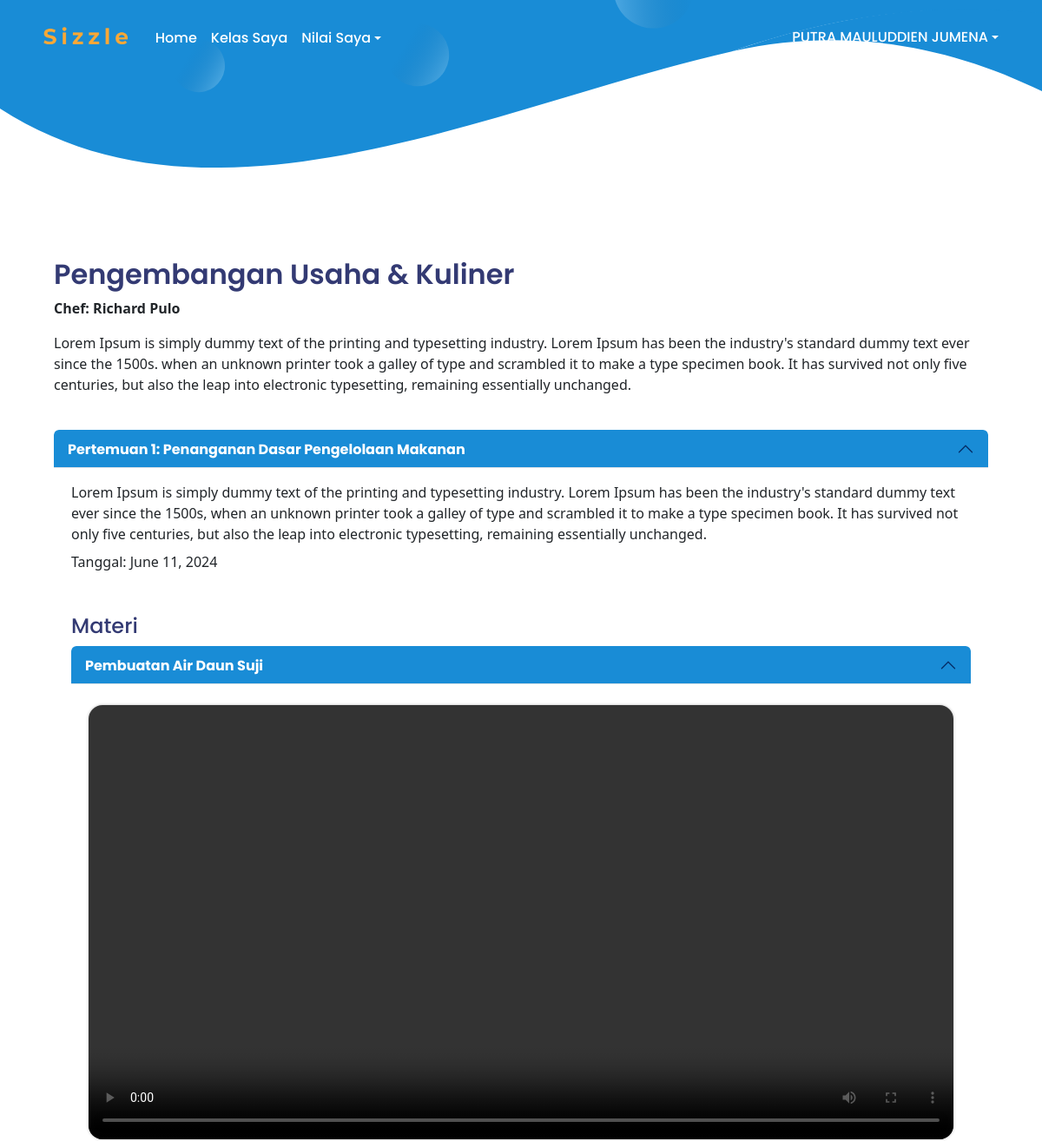
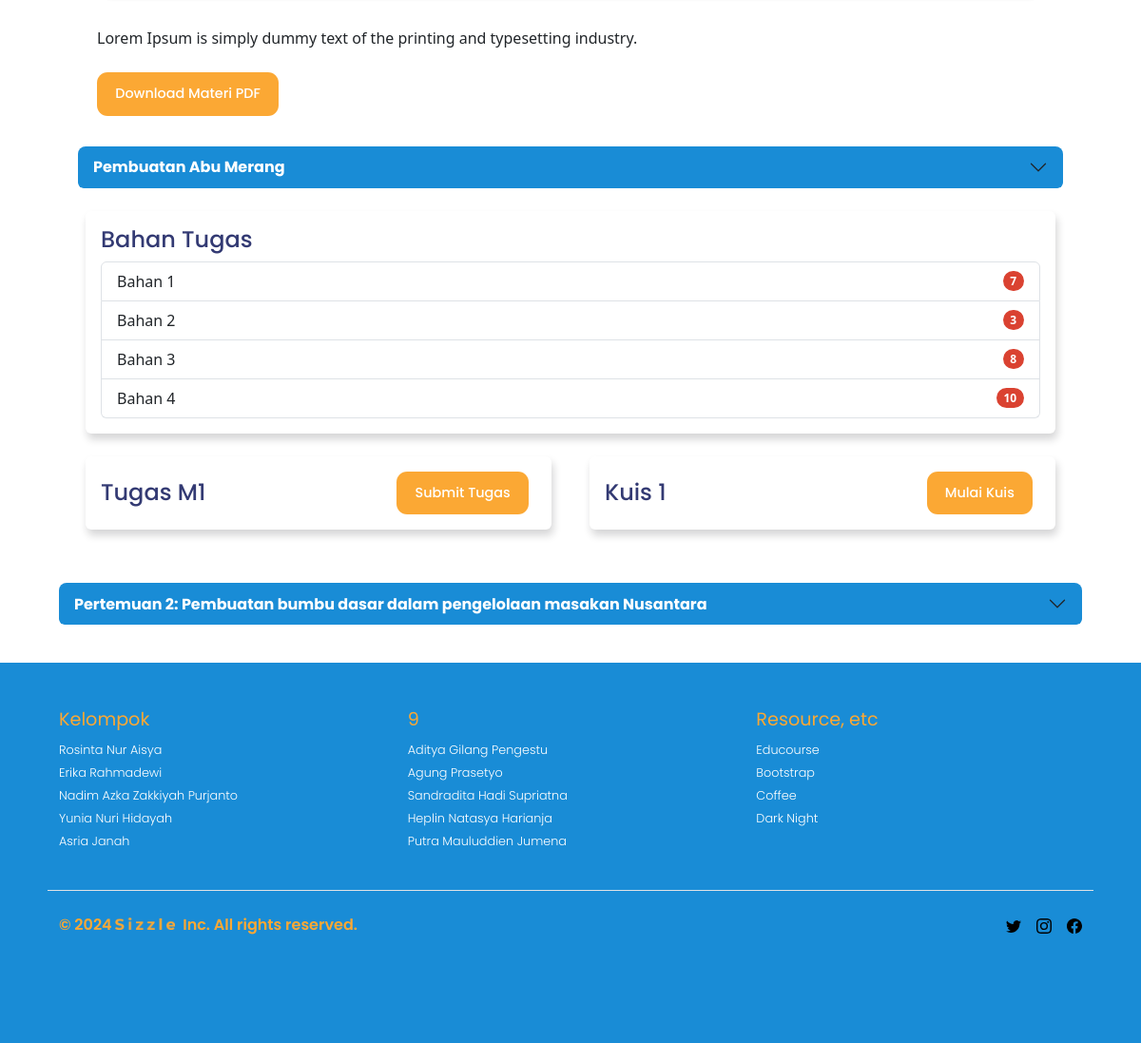
Page /detail_kursus_lms/1/ (signed in) on the committed database (2 pictures, top to bottom).
### app/models.py (models this page shows, shortened)
class Kursus(models.Model):
    id_kursus = models.AutoField(primary_key=True)
    id_kegiatan = models.IntegerField(null=True, blank=True, unique=True)
    nama_kursus = models.CharField(max_length=50, unique=True)
    deskripsi_singkat = models.TextField(null=True, blank=True)
    chef = models.CharField(max_length=100)
    rating = models.DecimalField(max_digits=3, decimal_places=2, default=0.00)
    harga_kursus = models.IntegerField(default=0)
    gambar_kursus = models.ImageField(upload_to='images/kursus/', null=True, blank=True)
    deskripsi_kursus = models.TextField(null=True, blank=True)
    tingkat_kesulitan = models.CharField(max_length=50, null=True, blank=True)
    tanggal_mulai = models.DateField(null=True, blank=True)
    tanggal_selesai = models.DateField(null=True, blank=True)
    materi_kursus = models.TextField(null=True, blank=True)
    jumlah_peserta = models.IntegerField(default=0)
    syarat_pendaftaran = models.TextField(null=True, blank=True)
    kategori_kursus = models.ForeignKey('KategoriKursus', on_delete=models.CASCADE, related_name='kursuss', default=1)

class Pertemuan(models.Model):
    kursus = models.ForeignKey(Kursus, related_name='pertemuans', on_delete=models.CASCADE)
    judul = models.CharField(max_length=100)
    deskripsi = models.TextField()
    tanggal = models.DateField()

class KontenKursus(models.Model):
    pertemuan = models.ForeignKey(Pertemuan, related_name='konten_kursus', on_delete=models.CASCADE)
    judul = models.CharField(max_length=100)
    deskripsi = models.TextField()
    video = models.FileField(upload_to='videos/kursus/')
    pdf = models.FileField(upload_to='pdfs/kursus/', null=True, blank=True)

class Bahan(models.Model):
    pertemuan = models.ForeignKey(Pertemuan, related_name='resep_bahan', on_delete=models.CASCADE)
    nama = models.CharField(max_length=100)
    jumlah = models.CharField(max_length=50)

class Tugas(models.Model):
    pertemuan = models.ForeignKey(Pertemuan, related_name='tugas_set', on_delete=models.CASCADE)
    judul = models.CharField(max_length=100)
    deskripsi = models.TextField()
    deadline = models.DateTimeField()

class Kuis(models.Model):
    pertemuan = models.ForeignKey(Pertemuan, related_name='kuis_set', on_delete=models.CASCADE)
    judul = models.CharField(max_length=100)
    deskripsi = models.TextField()

### app/views.py (the view)
# urls.py: path('detail_kursus_lms/<int:id_kursus>/', views.detail_kursus_lms, name='detail_kursus_lms'),
@login_required
def detail_kursus_lms(request, id_kursus):
    kursus = get_object_or_404(Kursus, id_kursus=id_kursus)
    if not UserKursus.objects.filter(user=request.user, kursus=kursus).exists():
        return render(request, 'forbidden.html')
    pertemuans = kursus.pertemuans.all()
    progress = calculate_progress(request.user, kursus)
    context = {
        'kursus': kursus,
        'pertemuans': pertemuans,
        'progress': progress
    }
    return render(request, 'detail_kursus_lms.html', context)

### templates/detail_kursus_lms.html (shortened to what this page needs)
<!DOCTYPE html>
{% extends 'base_user.html' %}
{% load static %}
{% block body_block %}
<div class="container">
  <div class="row mb-4">
    <div class="col-12">
      <h2 class="font-1">{{ kursus.nama_kursus }}</h2>
      <p class="fw-semibold">Chef: {{ kursus.chef }}</p>
      <p>{{ kursus.deskripsi_singkat }}</p>
    </div>
  </div>
  <div class="accordion" id="accordionExample">
    {% for pertemuan in pertemuans %}
    <div class="accordion-item">
      <h2 class="accordion-header" id="heading{{ forloop.counter }}">
        <button class="accordion-button {% if not forloop.first %}collapsed{% endif %}" type="button"
          data-bs-toggle="collapse" data-bs-target="#collapse{{ forloop.counter }}"
          aria-expanded="{% if forloop.first %}true{% else %}false{% endif %}"
          aria-controls="collapse{{ forloop.counter }}">
          Pertemuan {{ forloop.counter }}: {{ pertemuan.judul }}
        </button>
      </h2>
      <div id="collapse{{ forloop.counter }}" class="accordion-collapse collapse {% if forloop.first %}show{% endif %}"
        data-bs-parent="#accordionExample">
        <div class="accordion-body">
          <p>{{ pertemuan.deskripsi }}</p>
          <p class="mb-5">Tanggal: {{ pertemuan.tanggal }}</p>
          <h4 class="font-1">Materi</h4>
          <div class="accordion mb-4" id="nestedAccordion{{ forloop.counter }}">
            {% for konten in pertemuan.konten_kursus.all %}
            <div class="accordion-item">
              <h2 class="accordion-header" id="nestedHeading{{ forloop.counter }}-{{ forloop.counter0 }}">
                <button class="accordion-button {% if not forloop.first %}collapsed{% endif %}" type="button"
                  data-bs-toggle="collapse" data-bs-target="#nestedCollapse{{ forloop.counter }}-{{ forloop.counter0 }}"
                  aria-expanded="{% if forloop.first %}true{% else %}false{% endif %}"
                  aria-controls="nestedCollapse{{ forloop.counter }}-{{ forloop.counter0 }}">
                  {{ konten.judul }}
                </button>
              </h2>
              <div id="nestedCollapse{{ forloop.counter }}-{{ forloop.counter0 }}"
                class="accordion-collapse collapse {% if forloop.first %}show{% endif %}"
                data-bs-parent="#nestedAccordion{{ forloop.counter }}">
                <div class="accordion-body">
                  <video src="{{ konten.video.url }}" controls class="card-img-top"></video>
                  <p class="card-text mt-4 mb-4">{{ konten.deskripsi }}</p>
                  <a href="{{ konten.pdf.url }}" class="btn btn-primary">Download Materi PDF</a>
                </div>
              </div>
            </div>
            {% endfor %}
          </div>
          <div class="row">
            <div class="col-md-12 mb-4">
              <div class="card">
                <div class="card-body">
                  <h4 class="font-1">Bahan Tugas</h4>
                  <ul class="list-group">
                    {% for bahan in pertemuan.resep_bahan.all %}
                    <li class="list-group-item d-flex justify-content-between align-items-center">
                      {{ bahan.nama }}
                      <span class="badge rounded-pill" style="background-color: rgb(218, 66, 49);">{{ bahan.jumlah }}</span>
                    </li>
                    {% endfor %}
                  </ul>
                </div>
              </div>
            </div>
          </div>
          <div class="row mb-4">
            {% for tugas in pertemuan.tugas_set.all %}
            <div class="col-md-6">
              <div class="card">
                <div class="card-body d-flex align-items-center justify-content-between">
                  <h4 class="font-1 mb-0">{{ tugas.judul }}</h4>
                  <a href="{% url 'submit_tugas' tugas.id %}" class="btn">Submit Tugas</a>
                </div>
              </div>
            </div>
            {% endfor %}
            {% for kuis in pertemuan.kuis_set.all %}
            <div class="col-md-6">
              <div class="card">
                <div class="card-body d-flex align-items-center justify-content-between">
                  <h4 class="font-1 mb-0">{{ kuis.judul }}</h4>
                  <a href="{% url 'kuis_detail' kuis.id %}" class="btn">Mulai Kuis</a>
                </div>
              </div>
            </div>
            {% endfor %}
          </div>
        </div>
      </div>
    </div>
    {% endfor %}
  </div>
</div>
{% endblock %}

### templates/base_user.html (shortened to what this page needs)
<!DOCTYPE html>
{% load static %}
<html lang="en">
<head>
    <link rel="stylesheet" href="https://cdn.jsdelivr.net/npm/bootstrap-icons@1.11.3/font/bootstrap-icons.min.css" />
    <link href="{% static 'css/bootstrap.min.css' %}" rel="stylesheet">
    <link href="{% static 'css/base.css' %}" rel="stylesheet">
    <link href="{% static 'css/custom.css' %}" rel="stylesheet">
</head>
<header class="mb-5 py-3 px-3">
    <nav class="navbar navbar-expand-lg">
        <div class="nav d-flex flex-wrap">
            <a href="{% url 'index' %}">
                <img src="{% static 'images/sizzle_text.png' %}" alt="Logo" class="me-4 mb-2" height="20">
            </a>
            <div class="collapse navbar-collapse" id="navbarsExample09">
                <ul class="navbar-nav me-auto mb-2 mb-lg-0">
                    <li class="nav-item">
                        <a class="nav-link" href="{% url 'index' %}">Home</a>
                    </li>
                    <li class="nav-item">
                        <a class="nav-link" href="{% url 'kelas_saya' %}">Kelas Saya</a>
                    </li>
                    <div class="dropdown-center">
                        <li class="nav-item dropdown">
                            <a class="nav-link d-flex align-items-center text-decoration-none dropdown-toggle"
                                href="{% url 'coming_soon' %}" data-bs-toggle="dropdown" aria-expanded="false">Nilai Saya</a>
                        </li>
                    </div>
                </ul>
                {% if user.is_authenticated %}
                <div class="dropdown-center mb-1">
                    <a href="#" class="d-flex align-items-center text-decoration-none dropdown-toggle"
                        data-bs-toggle="dropdown" aria-expanded="false">
                        {{ request.user.first_name|upper }} {{ request.user.last_name|upper }}
                    </a>
                </div>
                {% else %}
                <a href="{% url 'login' %}" class="btn">Masuk</a>
                <a href="{% url 'register' %}" class="btn">Daftar</a>
                {% endif %}
            </div>
        </div>
    </nav>
</header>
<main>
    <section class="head-banner">
        <img src="{% static 'images/head-banner.svg' %}" alt="">
    </section>
    <div class="content">
        {% block body_block %}{% endblock %}
    </div>
</main>
<br>
<div class="footer-container">
    <footer class="container py-5">
        <div class="row">
            <div class="col-4 col-md">
                <h5>Kelompok</h5>
                <ul class="list-unstyled text-small">
                    <li><a class="text-decoration-none" href="https://www.instagram.com/sya_isy/">Rosinta
                            Nur
                            Aisya</a></li>
                    <li><a class="text-decoration-none" href="https://www.instagram.com/erikaradw/">Erika
                            Rahmadewi</a></li>
                    <li><a class="text-decoration-none" href="https://www.instagram.com/nazkact/">Nadim
                            Azka
                            Zakkiyah Purjanto</a></li>
                    <li><a class="text-decoration-none" href="https://www.instagram.com/yunianuri_/">Yunia Nuri
                            Hidayah</a></li>
                    <li><a class="text-decoration-none" href="https://www.instagram.com/asria_janah/">Asria
                            Janah</a></li>
                </ul>
            </div>
            <div class="col-4 col-md">
                <h5>9</h5>
                <ul class="list-unstyled text-small">
                    <li><a class="text-decoration-none" href="https://www.instagram.com/_glng7/">Aditya
                            Gilang
                            Pengestu</a></li>
                    <li><a class="text-decoration-none" href="https://www.instagram.com/agungpraz31/">Agung
                            Prasetyo</a></li>
                    <li><a class="text-decoration-none" href="https://www.instagram.com/sandraahadid">Sandradita
                            Hadi Supriatna</a></li>
                    <li><a class="text-decoration-none" href="https://www.instagram.com/havyolo/">Heplin
                            Natasya
                            Harianja</a></li>
                    <li><a class="text-decoration-none" href="https://www.instagram.com/putramlddien/">Putra
                            Mauluddien Jumena</a></li>
                </ul>
            </div>
            <div class="col-4 col-md">
                <h5>Resource, etc</h5>
                <ul class="list-unstyled text-small">
                    <li><a class="text-decoration-none" href="https://educourse.id/">Educourse</a></li>
                    <li><a class="text-decoration-none" href="https://getbootstrap.com/">Bootstrap</a>
                    </li>
                    <li><a class="text-decoration-none" href="#">Coffee</a></li>
                    <li><a class="text-decoration-none" href="#">Dark Night</a></li>
                </ul>
            </div>
            <div class="d-flex flex-column flex-sm-row justify-content-between py-4 my-4 border-top">
                <p>&copy; 2024 <img src="{% static 'images/sizzle_text.png' %}" alt="Logo" class="me-1 mb-1"
                        height="13"> Inc. All
                    rights reserved.</p>
                <ul class="list-unstyled d-flex">
                    <li class="ms-3"><a class="link-body-emphasis" href="https://www.instagram.com/putramlddien/"></a></li>
                    <li class="ms-3"><a class="link-body-emphasis" href="https://www.instagram.com/putramlddien/"></a></li>
                    <li class="ms-3"><a class="link-body-emphasis" href="https://www.instagram.com/putramlddien/"></a></li>
                </ul>
            </div>
        </div>
    </footer>
</div>
</body>
</html>

### rows in the picture
Kursus: nama_kursus "Pengembangan Usaha & Kuliner", chef "Richard Pulo", deskripsi_singkat "Lorem Ipsum is simply dummy text of the printing and typesetting industry. Lorem Ipsum has been the industry's standard dummy text ever since the 1500s. when an unknown printer took a galley of type and scrambled it to make a type specimen book. It has survived not only five centuries, but also the leap into electronic typesetting, remaining essentially unchanged."
Pertemuan: judul "Penanganan Dasar Pengelolaan Makanan", deskripsi "Lorem Ipsum is simply dummy text of the printing and typesetting industry. Lorem Ipsum has been the industry's standard dummy text ever since the 1500s, when an unknown printer took a galley of type and scrambled it to make a type specimen book. It has survived not only five centuries, but also the leap into electronic typesetting, remaining essentially unchanged.", tanggal "June 11, 2024"
KontenKursus: judul "Pembuatan Air Daun Suji", deskripsi "Lorem Ipsum is simply dummy text of the printing and typesetting industry."
KontenKursus: judul "Pembuatan Abu Merang"
Bahan: nama "Bahan 1", jumlah "7"
Bahan: nama "Bahan 2", jumlah "3"
Bahan: nama "Bahan 3", jumlah "8"
Bahan: nama "Bahan 4", jumlah "10"
Tugas: judul "Tugas M1"
Kuis: judul "Kuis 1"
Pertemuan: judul "Pembuatan bumbu dasar dalam pengelolaan masakan Nusantara"

### other values in the picture
{{ request.user.first_name|upper }} "PUTRA"
{{ request.user.last_name|upper }} "MAULUDDIEN JUMENA"
